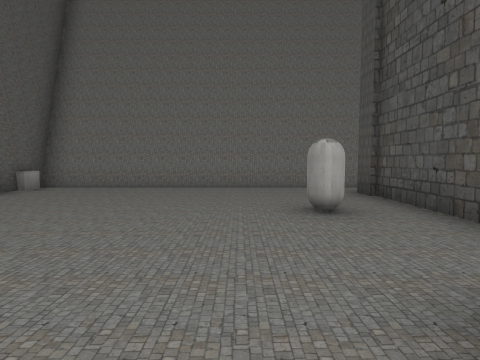
[1] (above)

24 first-person views from a walk through a 3-D level made in the Unity game engine. The camera is 1.4 m above the floor, tilts 4° down and sees 80° across. The floor is counted in squares, 2 m on a side. Each view is taken from the middle of a square. On the plan, view 1 faces up. The plan holds only what a view shows up to about 10 squares ahead; the rest is blank. The place goes on beyond the plan. The player character is not drawn. Some animated figures are not drawn. Some surface patterns are stand-ins.

[2]
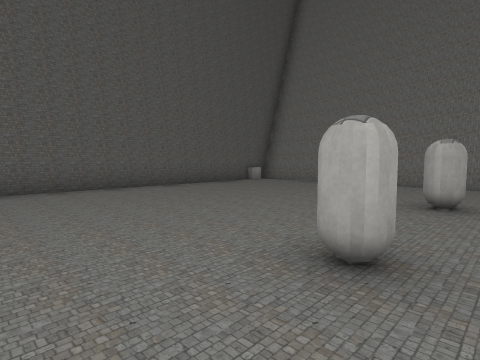

[3]
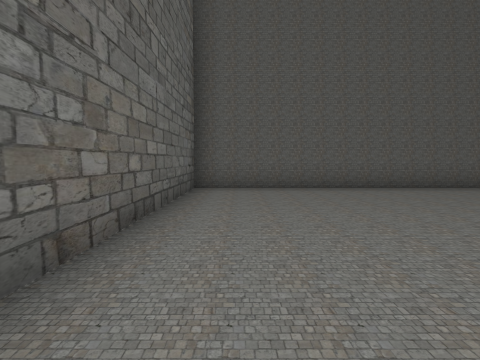

[4]
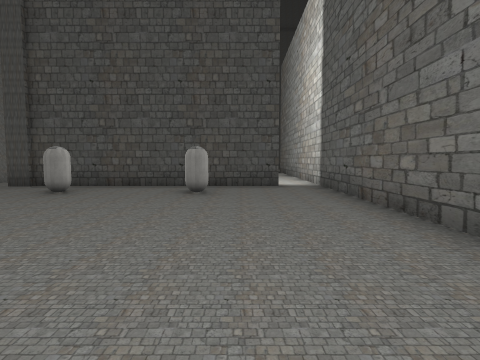

[5]
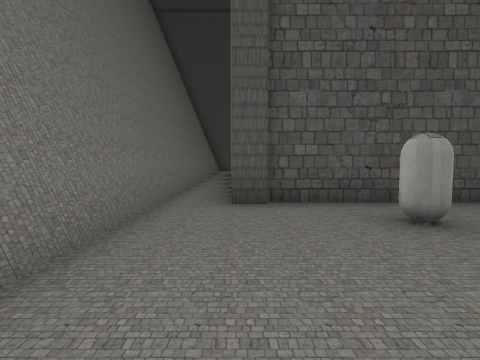

[6]
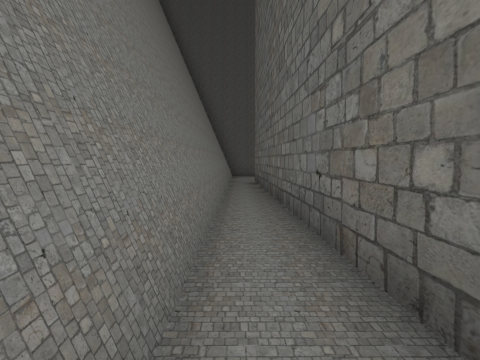

[7]
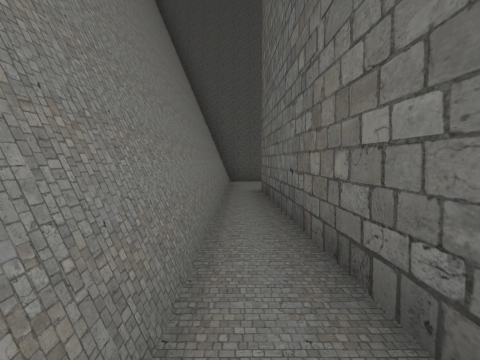

[8]
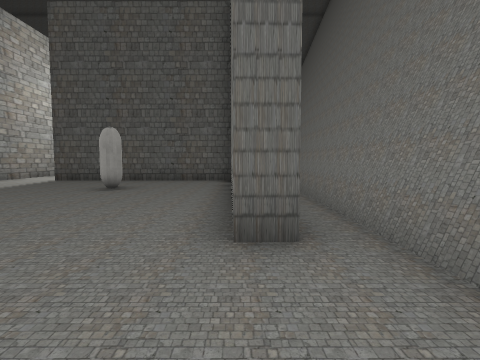

[9]
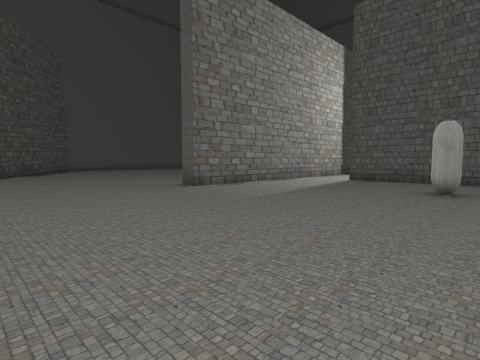

[10]
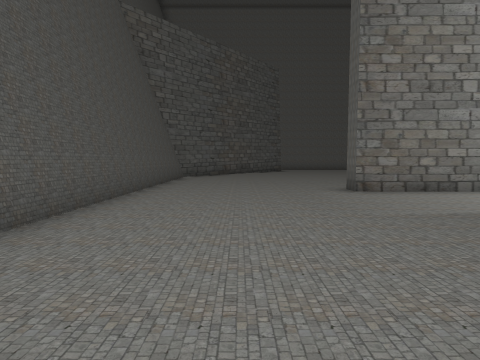

[11]
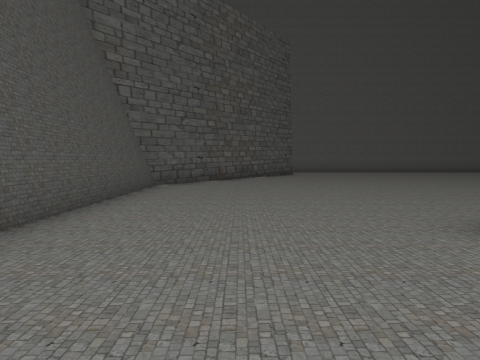

[12]
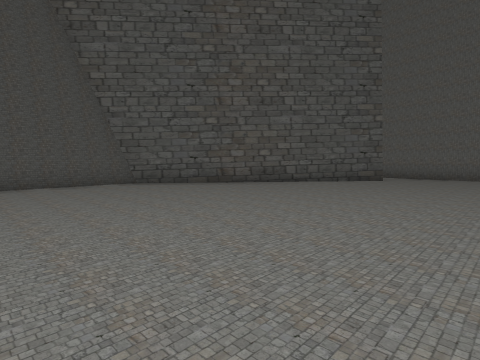

[13]
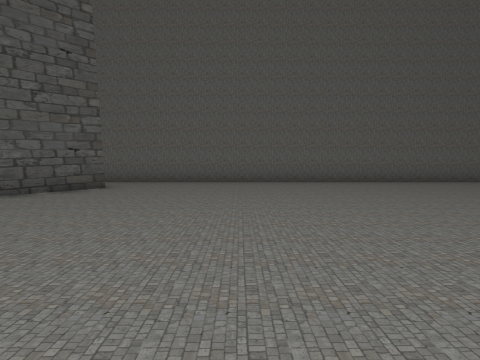

[14]
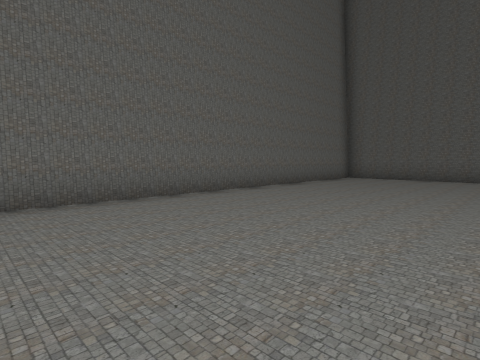

[15]
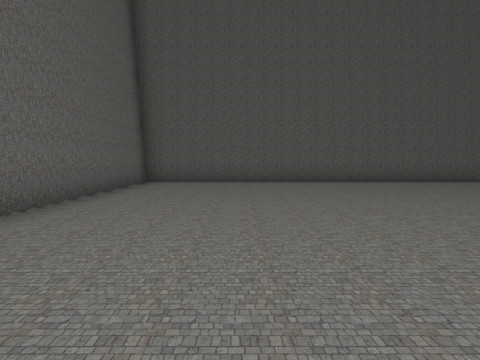

[16]
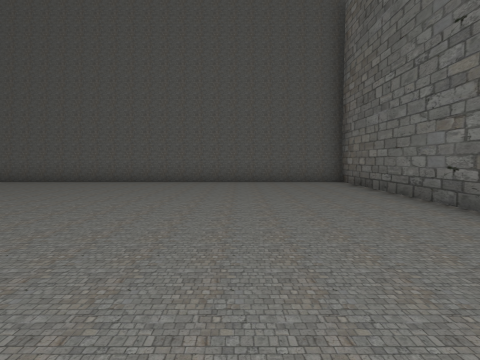

[17]
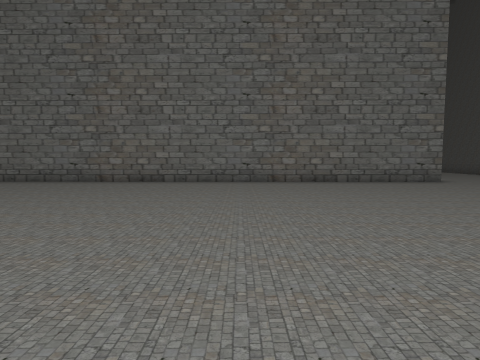

[18]
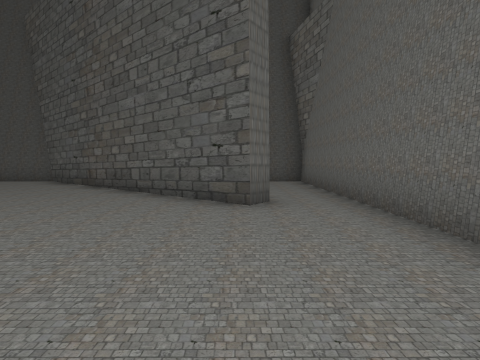

[19]
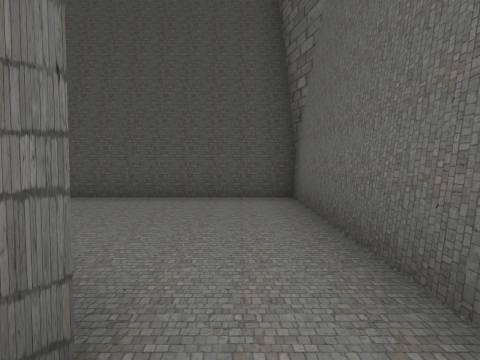

[20]
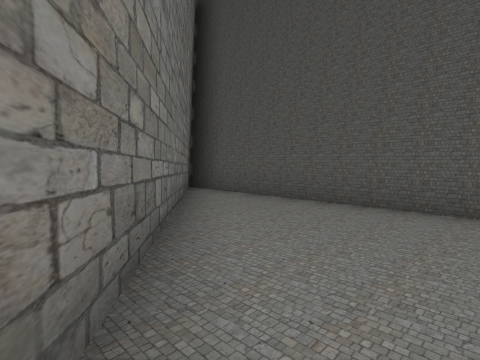

[21]
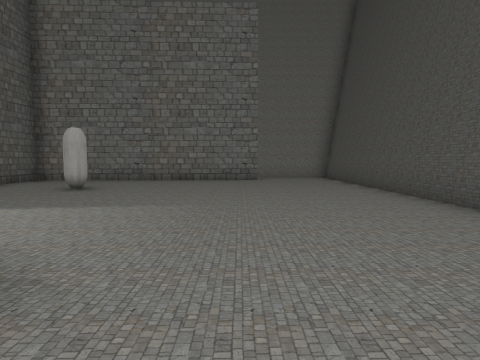

[22]
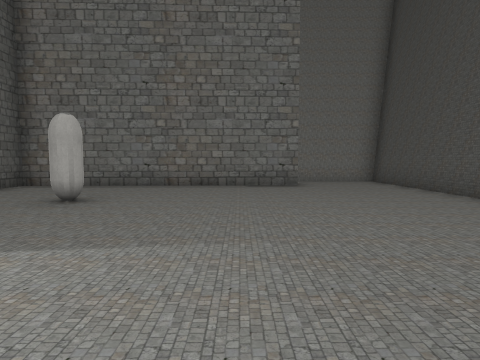

[23]
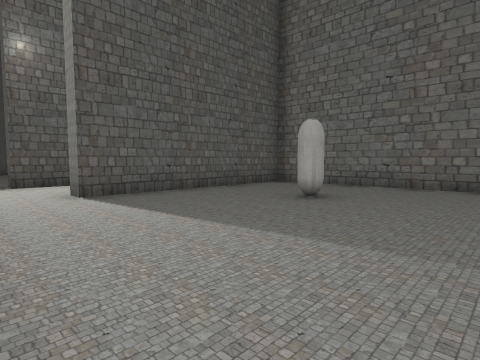

[24]
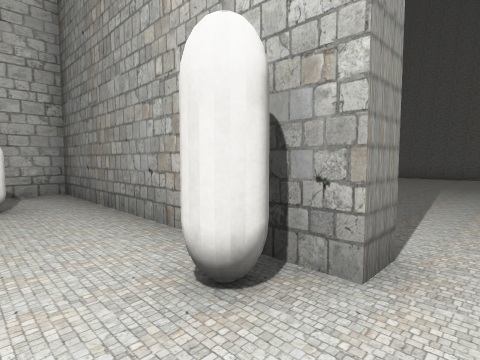

### Floor plan
Points are (right, up) in squares from view 1. A wall is a line through its corners. A room is listed if a view was taken in it or the views show most of it. See-through windows are left out.
Room 1 (views 1, 2, 3, 4, 5, 6, 7)
walls: (3.2, 7.7) (-5.2, 7.7); (4.8, 6.2) (13.6, 6.5); (2.7, -1) (2.7, 6.1); (-5.2, 6.5) (-5.2, -2.2) (3, -2.3); (13.4, 7.5) (-5.2, 7.5); (13.5, 7.7) (4.8, 7.7)
ways out: opening at (13, 7) to room 2
objects: cube (-5, 7); white capsule (1, 1); white capsule (1, 4)
Room 2 (views 8, 9, 10, 11, 12, 13, 14, 15, 16, 17, 18, 19, 20, 21, 22, 23)
walls: (8, -2.3) (11.4, -2.3) (11.4, -2.9) (-5.2, -2.7) (-5.2, -16.1) (12.5, -16.1); (11.9, -14.6) (11.4, -14.2) (16.6, -7.5); (16.5, -7.9) (16.5, 7.7) (13.5, 7.7); (13.6, 6.5) (13.6, 5.9) (6.2, 5.7) (6.2, -0.4); (16.6, 7.5) (13.4, 7.5)
ways out: opening at (13, 7) to room 1; opening at (6, -1) to room 3; opening at (12, -15) to room 4
objects: white capsule (9, 3)
Room 3 (view 24)
walls: (3.2, 0.2) (3.2, -1); (6.2, -0.4) (5.6, -0.4) (5.6, 5.7) (4.6, 5.6); (3, -2.3) (6.3, -2.3)
ways out: opening at (6, -1) to room 2
objects: white capsule (4, 4); white capsule (5, 0)
Room 4 (no view inside)
walls: (12.5, -16.1) (16.5, -16.1) (16.5, -8.5); (16.3, -8.9) (12, -14.3)
ways out: opening at (12, -15) to room 2

Where each view was taken, in squares from view 1:
view 1: 0 up, 0 right, facing up
view 2: 1 down, 2 right, facing up-left
view 3: 1 down, 2 right, facing left
view 4: 0 up, 5 left, facing right
view 5: 6 up, 2 left, facing right
view 6: 7 up, 4 right, facing right
view 7: 7 up, 7 right, facing right
view 8: 6 up, 16 right, facing left
view 9: 4 up, 16 right, facing down-left
view 10: 4 up, 14 right, facing down
view 11: 0 up, 14 right, facing down
view 12: 4 down, 8 right, facing down-right
view 13: 7 down, 8 right, facing down
view 14: 11 down, 6 right, facing down-left
view 15: 13 down, 4 right, facing left
view 16: 6 down, 4 right, facing left
view 17: 12 down, 5 right, facing up
view 18: 14 down, 7 right, facing right
view 19: 15 down, 11 right, facing right
view 20: 15 down, 12 right, facing up-right
view 21: 4 down, 13 right, facing up
view 22: 2 down, 12 right, facing up
view 23: 2 down, 12 right, facing up-left
view 24: 1 down, 4 right, facing up-right
